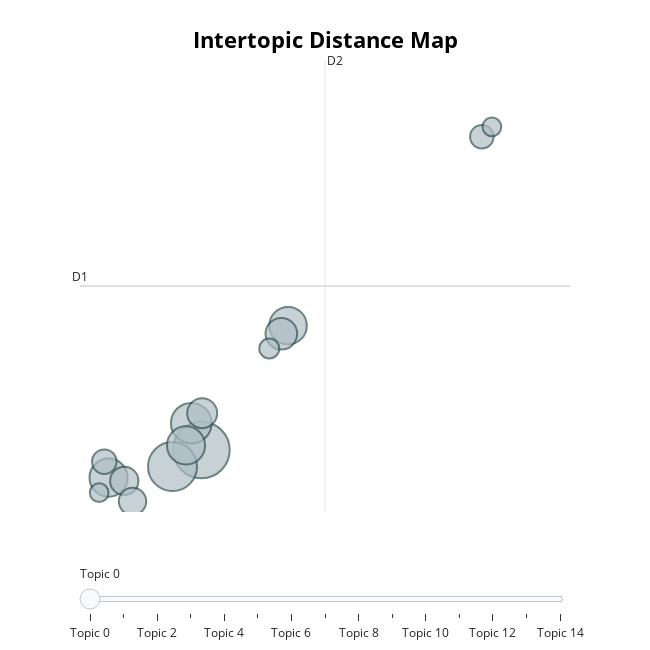

Notebook cell for this chart:
### Markdown cell above
### Visualize Topics in 2D

### Code cell
# Check if the topic model has been fitted
if hasattr(topic_model, "topic_embeddings_") and topic_model.topic_embeddings_ is not None:
    print("Topic embeddings shape:", topic_model.topic_embeddings_.shape)
    if topic_model.topic_embeddings_.shape[0] == 0:
        raise ValueError("Topic embeddings are empty. Ensure the model has been fitted with data.")
else:
    raise ValueError("Topic model has not been fitted or topic embeddings are not available.")

# Proceed with visualization if embeddings are valid
topic_model.visualize_topics()

### Figure 1 — Plotly figure (JSON) as saved in the notebook; plotly's stock layout.template omitted (floating-point values rounded to 4 significant figures)
{"data": [{"customdata": [[0, "employees | information | company | use | data", 64], [1, "data | ai systems | generative ai systems | systems | deployers", 48], [2, "output | employees | accuracy | systems | generative ai", 33], [3, "generative ai tools | tools | ai tools | employees | use", 29], [4, "policies | policy | 2023 | checklist | use", 29], [5, "using | content | trust | like | generative ai", 28], [6, "generative | ai | generative ai | tools | text", 20], [7, "accuracy | create | use generative | use generative ai | tools", 18], [8, "bias | tool | ask | work | questions", 16], [9, "risks | risk | legal | ethical | use generative ai", 15], [10, "external | external generative | acceptable use | acceptable | policy", 12], [11, " |  |  |  | ", 11], [12, "tools | generative ai tools | ai tools | organization | employees", 8], [13, " |  |  |  | ", 7], [14, "public | agencies | guidance use | responsible use | providing", 7]], "hovertemplate": "<b>Topic %{customdata[0]}</b><br>%{customdata[1]}<br>Size: %{customdata[2]}", "legendgroup": "", "marker": {"color": "#B0BEC5", "line": {"color": "DarkSlateGrey", "width": 2}, "size": [64, 48, 33, 29, 29, 28, 20, 18, 16, 15, 12, 11, 8, 7, 7], "sizemode": "area", "sizeref": 0.04, "symbol": "circle"}, "mode": "markers", "name": "", "orientation": "v", "showlegend": false, "type": "scatter", "x": [6.189, 5.412, 5.917, 5.776, 3.692, 8.519, 8.339, 6.21, 4.115, 4.337, 3.578, 13.73, 8.014, 14.0, 3.441], "xaxis": "x", "y": [3.351, 2.896, 4.085, 3.476, 2.592, 6.757, 6.534, 4.358, 2.504, 1.943, 3.03, 11.93, 6.131, 12.2, 2.182], "yaxis": "y"}], "layout": {"annotations": [{"showarrow": false, "text": "D1", "x": 2.925, "y": 7.843, "yshift": 10}, {"showarrow": false, "text": "D2", "x": 9.513, "xshift": 10, "y": 14.03}], "height": 650, "hoverlabel": {"bgcolor": "white", "font": {"family": "Rockwell", "size": 16}}, "legend": {"itemsizing": "constant", "tracegroupgap": 0}, "margin": {"t": 60}, "shapes": [{"line": {"color": "#CFD8DC", "width": 2}, "type": "line", "x0": 9.513, "x1": 9.513, "y0": 1.652, "y1": 14.03}, {"line": {"color": "#9E9E9E", "width": 2}, "type": "line", "x0": 2.925, "x1": 16.1, "y0": 7.843, "y1": 7.843}], "sliders": [{"active": 0, "pad": {"t": 50}, "steps": [{"args": [{"marker.color": [["red", "#B0BEC5", "#B0BEC5", "#B0BEC5", "#B0BEC5", "#B0BEC5", "#B0BEC5", "#B0BEC5", "#B0BEC5", "#B0BEC5", "#B0BEC5", "#B0BEC5", "#B0BEC5", "#B0BEC5", "#B0BEC5"]]}], "label": "Topic 0", "method": "update"}, {"args": [{"marker.color": [["#B0BEC5", "red", "#B0BEC5", "#B0BEC5", "#B0BEC5", "#B0BEC5", "#B0BEC5", "#B0BEC5", "#B0BEC5", "#B0BEC5", "#B0BEC5", "#B0BEC5", "#B0BEC5", "#B0BEC5", "#B0BEC5"]]}], "label": "Topic 1", "method": "update"}, {"args": [{"marker.color": [["#B0BEC5", "#B0BEC5", "red", "#B0BEC5", "#B0BEC5", "#B0BEC5", "#B0BEC5", "#B0BEC5", "#B0BEC5", "#B0BEC5", "#B0BEC5", "#B0BEC5", "#B0BEC5", "#B0BEC5", "#B0BEC5"]]}], "label": "Topic 2", "method": "update"}, {"args": [{"marker.color": [["#B0BEC5", "#B0BEC5", "#B0BEC5", "red", "#B0BEC5", "#B0BEC5", "#B0BEC5", "#B0BEC5", "#B0BEC5", "#B0BEC5", "#B0BEC5", "#B0BEC5", "#B0BEC5", "#B0BEC5", "#B0BEC5"]]}], "label": "Topic 3", "method": "update"}, {"args": [{"marker.color": [["#B0BEC5", "#B0BEC5", "#B0BEC5", "#B0BEC5", "red", "#B0BEC5", "#B0BEC5", "#B0BEC5", "#B0BEC5", "#B0BEC5", "#B0BEC5", "#B0BEC5", "#B0BEC5", "#B0BEC5", "#B0BEC5"]]}], "label": "Topic 4", "method": "update"}, {"args": [{"marker.color": [["#B0BEC5", "#B0BEC5", "#B0BEC5", "#B0BEC5", "#B0BEC5", "red", "#B0BEC5", "#B0BEC5", "#B0BEC5", "#B0BEC5", "#B0BEC5", "#B0BEC5", "#B0BEC5", "#B0BEC5", "#B0BEC5"]]}], "label": "Topic 5", "method": "update"}, {"args": [{"marker.color": [["#B0BEC5", "#B0BEC5", "#B0BEC5", "#B0BEC5", "#B0BEC5", "#B0BEC5", "red", "#B0BEC5", "#B0BEC5", "#B0BEC5", "#B0BEC5", "#B0BEC5", "#B0BEC5", "#B0BEC5", "#B0BEC5"]]}], "label": "Topic 6", "method": "update"}, {"args": [{"marker.color": [["#B0BEC5", "#B0BEC5", "#B0BEC5", "#B0BEC5", "#B0BEC5", "#B0BEC5", "#B0BEC5", "red", "#B0BEC5", "#B0BEC5", "#B0BEC5", "#B0BEC5", "#B0BEC5", "#B0BEC5", "#B0BEC5"]]}], "label": "Topic 7", "method": "update"}, {"args": [{"marker.color": [["#B0BEC5", "#B0BEC5", "#B0BEC5", "#B0BEC5", "#B0BEC5", "#B0BEC5", "#B0BEC5", "#B0BEC5", "red", "#B0BEC5", "#B0BEC5", "#B0BEC5", "#B0BEC5", "#B0BEC5", "#B0BEC5"]]}], "label": "Topic 8", "method": "update"}, {"args": [{"marker.color": [["#B0BEC5", "#B0BEC5", "#B0BEC5", "#B0BEC5", "#B0BEC5", "#B0BEC5", "#B0BEC5", "#B0BEC5", "#B0BEC5", "red", "#B0BEC5", "#B0BEC5", "#B0BEC5", "#B0BEC5", "#B0BEC5"]]}], "label": "Topic 9", "method": "update"}, {"args": [{"marker.color": [["#B0BEC5", "#B0BEC5", "#B0BEC5", "#B0BEC5", "#B0BEC5", "#B0BEC5", "#B0BEC5", "#B0BEC5", "#B0BEC5", "#B0BEC5", "red", "#B0BEC5", "#B0BEC5", "#B0BEC5", "#B0BEC5"]]}], "label": "Topic 10", "method": "update"}, {"args": [{"marker.color": [["#B0BEC5", "#B0BEC5", "#B0BEC5", "#B0BEC5", "#B0BEC5", "#B0BEC5", "#B0BEC5", "#B0BEC5", "#B0BEC5", "#B0BEC5", "#B0BEC5", "red", "#B0BEC5", "#B0BEC5", "#B0BEC5"]]}], "label": "Topic 11", "method": "update"}, {"args": [{"marker.color": [["#B0BEC5", "#B0BEC5", "#B0BEC5", "#B0BEC5", "#B0BEC5", "#B0BEC5", "#B0BEC5", "#B0BEC5", "#B0BEC5", "#B0BEC5", "#B0BEC5", "#B0BEC5", "red", "#B0BEC5", "#B0BEC5"]]}], "label": "Topic 12", "method": "update"}, {"args": [{"marker.color": [["#B0BEC5", "#B0BEC5", "#B0BEC5", "#B0BEC5", "#B0BEC5", "#B0BEC5", "#B0BEC5", "#B0BEC5", "#B0BEC5", "#B0BEC5", "#B0BEC5", "#B0BEC5", "#B0BEC5", "red", "#B0BEC5"]]}], "label": "Topic 13", "method": "update"}, {"args": [{"marker.color": [["#B0BEC5", "#B0BEC5", "#B0BEC5", "#B0BEC5", "#B0BEC5", "#B0BEC5", "#B0BEC5", "#B0BEC5", "#B0BEC5", "#B0BEC5", "#B0BEC5", "#B0BEC5", "#B0BEC5", "#B0BEC5", "red"]]}], "label": "Topic 14", "method": "update"}]}], "title": {"font": {"color": "Black", "size": 22}, "text": "<b>Intertopic Distance Map</b>", "x": 0.5, "xanchor": "center", "y": 0.95, "yanchor": "top"}, "width": 650, "xaxis": {"anchor": "y", "domain": [0, 1], "range": [2.925, 16.1], "title": {"text": ""}, "visible": false}, "yaxis": {"anchor": "x", "domain": [0, 1], "range": [1.652, 14.03], "title": {"text": ""}, "visible": false}}}
